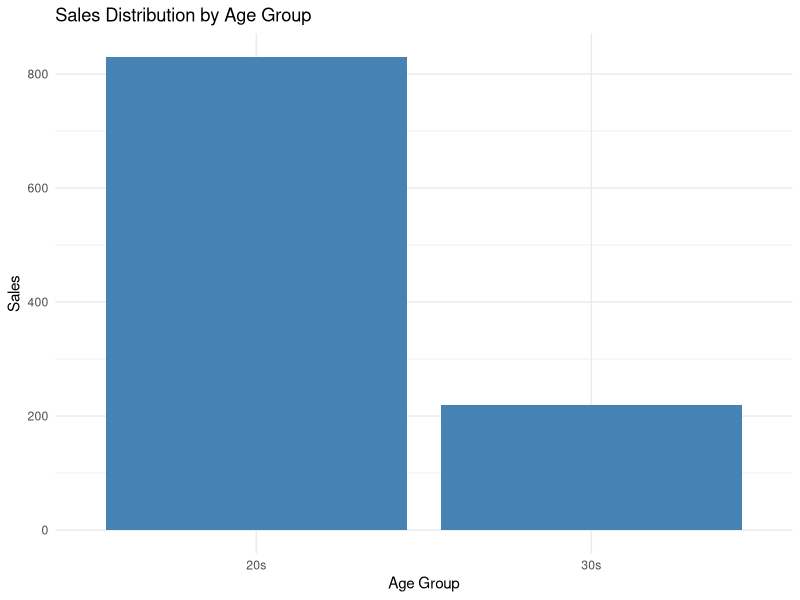
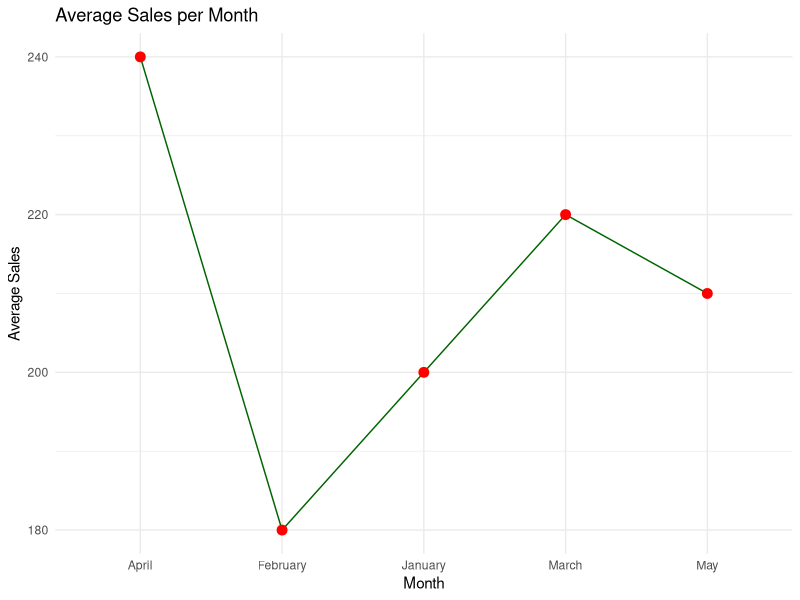

Write R code to recreate these figures, in order.
# Advanced Introduction to R Programming with Excel Integration

# Part 1: Setting Up

# Install and load necessary packages
install.packages("dplyr")
install.packages("ggplot2")
library(dplyr)
library(ggplot2)

# Part 2: Reading and Combining Data from CSV Files

# Reading CSV files (replace with actual file paths)
sales_data <- read.csv("Sales_Data.csv")
customer_data <- read.csv("Customer_Data.csv")

# Combining the data (assuming a common column 'CustomerID' in both)
combined_data <- merge(customer_data, sales_data, by = "CustomerID")
print("Combined Data:")
print(combined_data)

# Part 3: Data Analysis and Visualization

# Analysis 1: Sales Distribution by Age Group
combined_data$AgeGroup <- cut(combined_data$Age, breaks=c(20,30,40,50), 
                              labels=c("20s", "30s", "40s"))
sales_by_age_group <- aggregate(Sales ~ AgeGroup, data = combined_data, sum)
print("Sales by Age Group:")
print(sales_by_age_group)

# Visualization 1: Bar Plot of Sales by Age Group
ggplot(sales_by_age_group, aes(x = AgeGroup, y = Sales)) +
  geom_bar(stat = "identity", fill = "steelblue") +
  theme_minimal() +
  labs(title = "Sales Distribution by Age Group", x = "Age Group", y = "Sales")

# Analysis 2: Average Sales per Month
avg_sales_per_month <- aggregate(Sales ~ Month, data = combined_data, mean)
print("Average Sales per Month:")
print(avg_sales_per_month)

# Visualization 2: Line Graph of Average Sales per Month
ggplot(avg_sales_per_month, aes(x = Month, y = Sales, group = 1)) +
  geom_line(color = "darkgreen") +
  geom_point(color = "red", size = 3) +
  theme_minimal() +
  labs(title = "Average Sales per Month", x = "Month", y = "Average Sales")

# Part 4: Conclusion

print("End of Advanced Introduction to R programming with Excel integration.")
